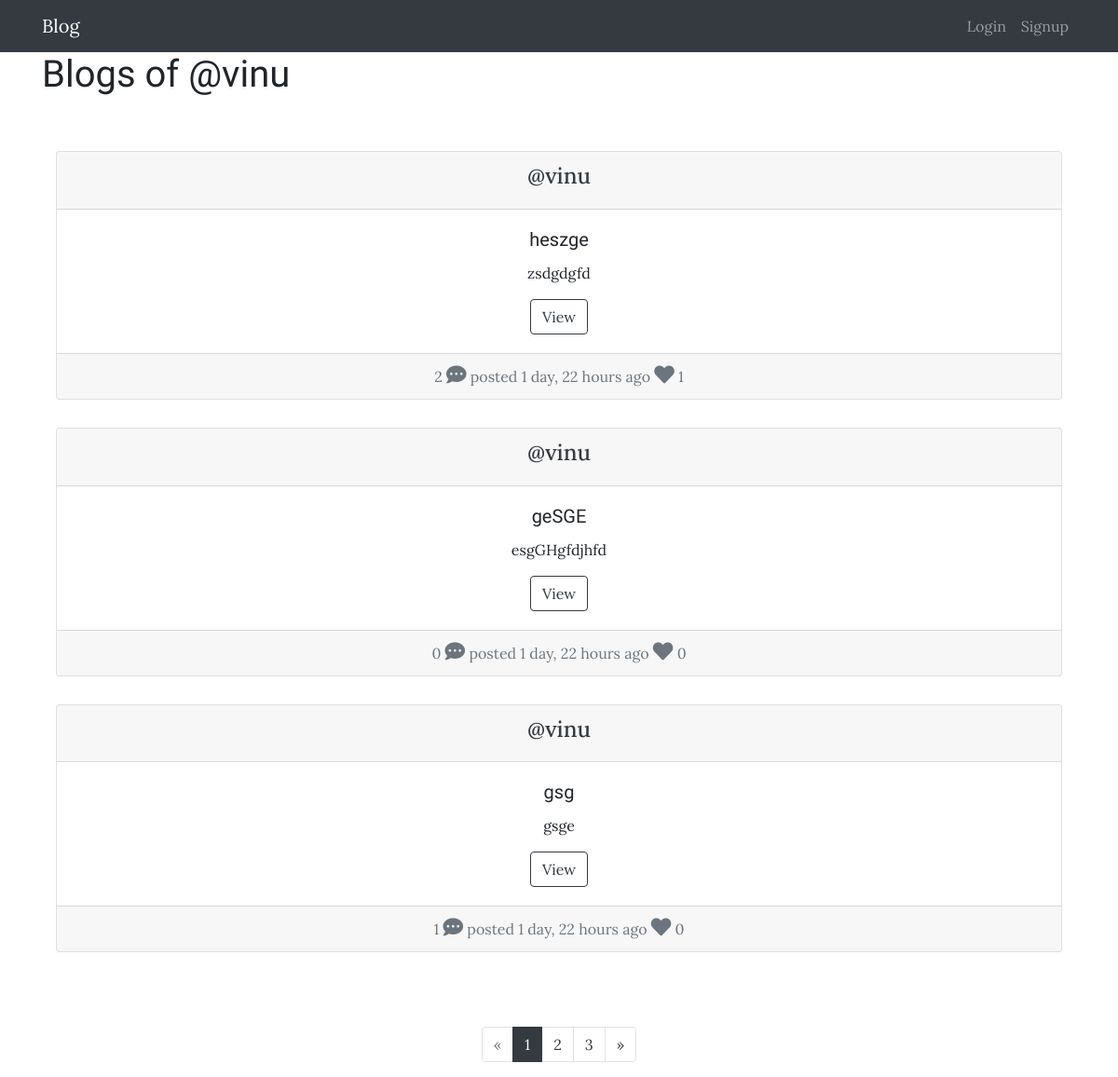
The page /blog/post/user/vinu/page1/ on the database its author committed.
### blog_app/models.py (models this page shows, shortened)
class Post(models.Model):
    author = models.ForeignKey('accounts.User',related_name='posts',on_delete=models.CASCADE)
    title = models.CharField(max_length=250)
    content = models.TextField()
    created_date = models.DateTimeField()
    edited_date = models.DateTimeField(auto_now=True)
    class Meta:
        ordering = ['-created_date']

### blog_app/views.py (the view)
# urls.py: path('post/user/<username>/page<int:page>/',views.UserPostsListView.as_view(),name='user_post'),
class UserPostsListView(generic.ListView):
    template_name='blog_app/user_post_list.html'
    model = models.Post
    paginate_by = 3
    paginate_orphans = 1
    def get_queryset(self):
        try:
            self.post_user = get_object_or_404(User,username=self.kwargs['username'])
        except(User.DoesNotExist):
            raise Http404
        else:
            return self.post_user.posts.all()
    def get_context_data(self,**kwargs):
        context_data = super().get_context_data(**kwargs)
        context_data['post_user']=self.post_user
        return context_data

### blog_app/templates/blog_app/user_post_list.html (shortened to what this page needs)
{% extends 'blog_project/base.html' %}
{% block header %}
  <h1> Blogs of @{{ post_user.username }} </h1>
  {% if object_list %}
    {% include 'blog_app/_post_list.html' %}
  {% endif%}
  {% if is_paginated %}
    <nav aria-label="Page navigation example">
      <ul class="pagination justify-content-center">
        {% if page_obj.has_previous %}
          <li class="page-item">
            <a class="page-link" href="{% url 'blog_app:user_post' username=post_user.username page=page_obj.previous_page_number %}" aria-label="Previous">
              <span aria-hidden="true">&laquo;</span>
              <span class="sr-only">Previous</span>
            </a>
          </li>
        {% else %}
          <li class="page-item disabled">
            <a class="page-link" href="#" aria-label="Previous">
              <span aria-hidden="true">&laquo;</span>
            </a>
          </li>
        {% endif %}
        {% for page_number in paginator.page_range %}
          {% if page_number == page_obj.number %}
            <li class="page-item active"><a class="page-link" href="{% url 'blog_app:user_post' username=post_user.username page=page_number %}">{{ page_number }} <span class="sr-only">(current)</span> </a></li>
          {% else %}
            <li class="page-item"><a class="page-link" href="{% url 'blog_app:user_post' username=post_user.username page=page_number %}">{{ page_number }}</a></li>
          {% endif %}
        {% endfor %}
        {% if page_obj.has_next %}
          <li class="page-item">
            <a class="page-link" href="{% url 'blog_app:user_post' username=post_user.username page=page_obj.next_page_number %}" aria-label="Next">
              <span aria-hidden="true">&raquo;</span>
            </a>
          </li>
        {% endif %}
      </ul>
    </nav>
  {% endif %}
{% endblock %}

### blog_app/templates/blog_app/_post_list.html
{% load humanize %}
<div class="container">
  <div class="post-list">
    {% for post in object_list %}
      <div class="card text-center">
        <div class="card-header">
          <h4><a href=" {% url 'blog_app:user_post' username=post.author.username page=1 %} " class="username"> @{{ post.author.username }} </a></h4>
        </div>
        <div class="card-body">
          <h5 class="card-title"> {{ post.title }} </h5>
          <p class="card-text"> {{ post.content|safe|linebreaksbr|striptags|truncatechars:"590" }} </p>
          <a href="{% url 'blog_app:detail' pk=post.pk %}" class="btn btn-outline-dark"> View </a>
        </div>
        <div class="card-footer text-muted">
          {{ post.comments.all.count }} <i class="fas fa-comment-dots"></i>  posted {{ post.created_date|naturaltime }} <i class="fas fa-heart fa-size"></i> {{ post.likes.all.count }}
        </div>
      </div>
    {% endfor %}
  </div>
</div>

### static/css/master.css (style rules this page uses)
* { font-family: 'Lora', serif; }
h1,h2,h3,h4,h5 { font-family: 'Oxygen', sans-serif; }
.post-list { padding-top: 50px; padding-bottom: 50px; }
.card { margin-bottom: 30px; }
.username { color : #343a40; }
.page-link { color: #343a40; background-color: #fff; }
.page-item.active .page-link { color: #fff; background-color: #343a40; border-color: #343a40; }
.fas.fa-heart.fa-size { font-size: 1.35em; }
.fas.fa-comment-dots { font-size: 1.35em; }

### rows shown on the page
Post: author.username "vinu", title "heszge", content "zsdgdgfd", comments.all.count "2", created_date "1 day, 22 hours ago", likes.all.count "1"
Post: author.username "vinu", title "geSGE", content "esgGHgfdjhfd", comments.all.count "0", created_date "1 day, 22 hours ago", likes.all.count "0"
Post: author.username "vinu", title "gsg", content "gsge", comments.all.count "1", created_date "1 day, 22 hours ago", likes.all.count "0"

### other values the page prints
{{ post_user.username }} "vinu"
{{ page_number }} "1"
{{ page_number }} "2" "3"
